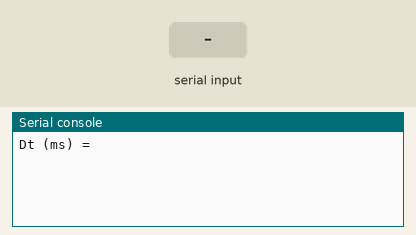
Recording of a program running on a simulated BBC micro:bit running MicroPython. On the bench: the last lines printed to the serial console. Inputs (shaded band) come from the test bench. At 5.3 s the program stops and its outputs stay as they are.

Above: at 1.2 s.
1.3 s: "200" typed at the serial console, then Enter
At 2.1 s:
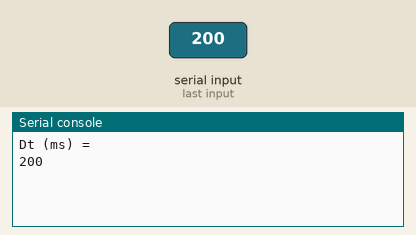
At 6.5 s:
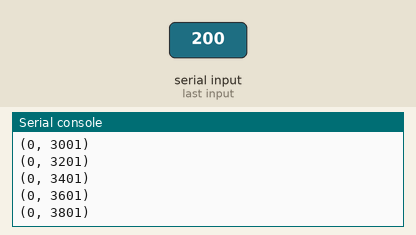
Timing chart, 0 to 6.8 s (numbered marks = the images above; inputs shaded):
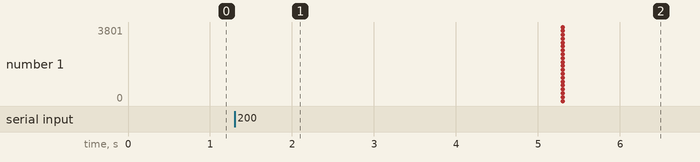

The program:

realtime_plot.py
```python
# Programme de test de période d'une boucle
# Linéarité des intervalles de temps dans le grapheur de Mu Code

from microbit import *
from utime import ticks_ms

Dt = int(input("Dt (ms) = "))
to = ticks_ms()
t = []

for i in range(20):
    t.append((0,ticks_ms()-to))
    sleep(Dt)

for ligne in t:
    print(ligne)
```

Measured:
- after the input at 1.3 s, the serial console: prints a new line at once (image 1)
